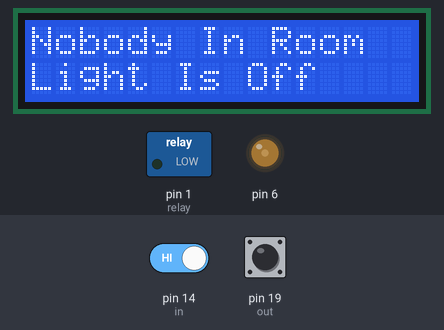
This sketch was run on a simulated Arduino Uno, built with avr-gcc and run on an emulated ATmega328P. On the bench: 16×2 character LCD, switched loads named in the sketch (green lamp = pin HIGH), output pins drawn as LEDs (lit = HIGH). The test bench sets the inputs (shaded band); at power-on: pin 14 (in) HIGH, pin 19 (out) HIGH.

Above: at 3.2 s.
3.3 s: pin 14 (in) driven LOW
At 4.1 s:
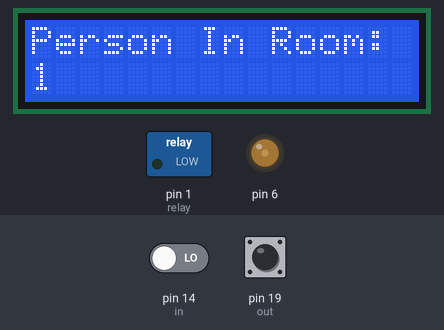
At 5.1 s:
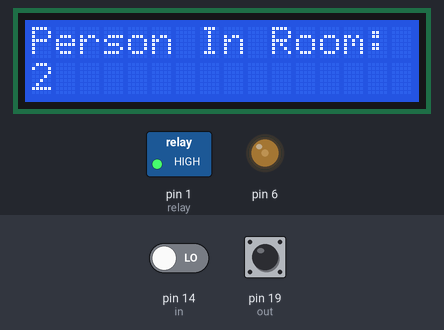
Timing chart, 0 to 6.6 s (numbered marks = the images above; inputs shaded):
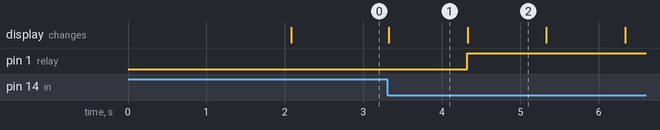

The sketch:

VisitorCounter_AutomaticLight_On_Off.ino
```cpp
#include<LiquidCrystal.h>
LiquidCrystal lcd(12,11,5,4,3,2);

#define in 14
#define out 19
#define relay 1

int count=0;

void IN()
{
    count++;
    lcd.clear();
    lcd.print("Person In Room:");
    lcd.setCursor(0,1);
    lcd.print(count);
    delay(1000);
}

void OUT()
{
  count--;
    lcd.clear();
    lcd.print("Person In Room:");
    lcd.setCursor(0,1);
    lcd.print(count);
    delay(1000);
}

void setup()
{
  analogWrite(6,60);
  digitalWrite(9,80);
  lcd.begin(16,2);
  lcd.print("Visitor Counter");
  delay(2000);
  pinMode(in, INPUT);
  pinMode(out, INPUT);
  pinMode(relay, OUTPUT);
  lcd.clear();
  lcd.print("Person In Room:");
  lcd.setCursor(0,1);
  lcd.print(count);
}

void loop()
{

  if(digitalRead(in)==LOW)
  IN();
  if(digitalRead(out)==LOW)
  OUT();

  if(count<=0)
  {
    lcd.clear();
    digitalWrite(relay, LOW);
    lcd.clear();
    lcd.print("Nobody In Room");
    lcd.setCursor(0,1);
    lcd.print("Light Is Off");
    delay(200);
  }

  else
    digitalWrite(relay, HIGH);

}
```

Measured:
- after the input at 3.3 s, pin 1 (relay): LOW → HIGH after 1.0 s; the display: changes at once (image 1)
- what the display in image 1 shows lasts 1.0 s, from 3.3 s to 4.3 s
